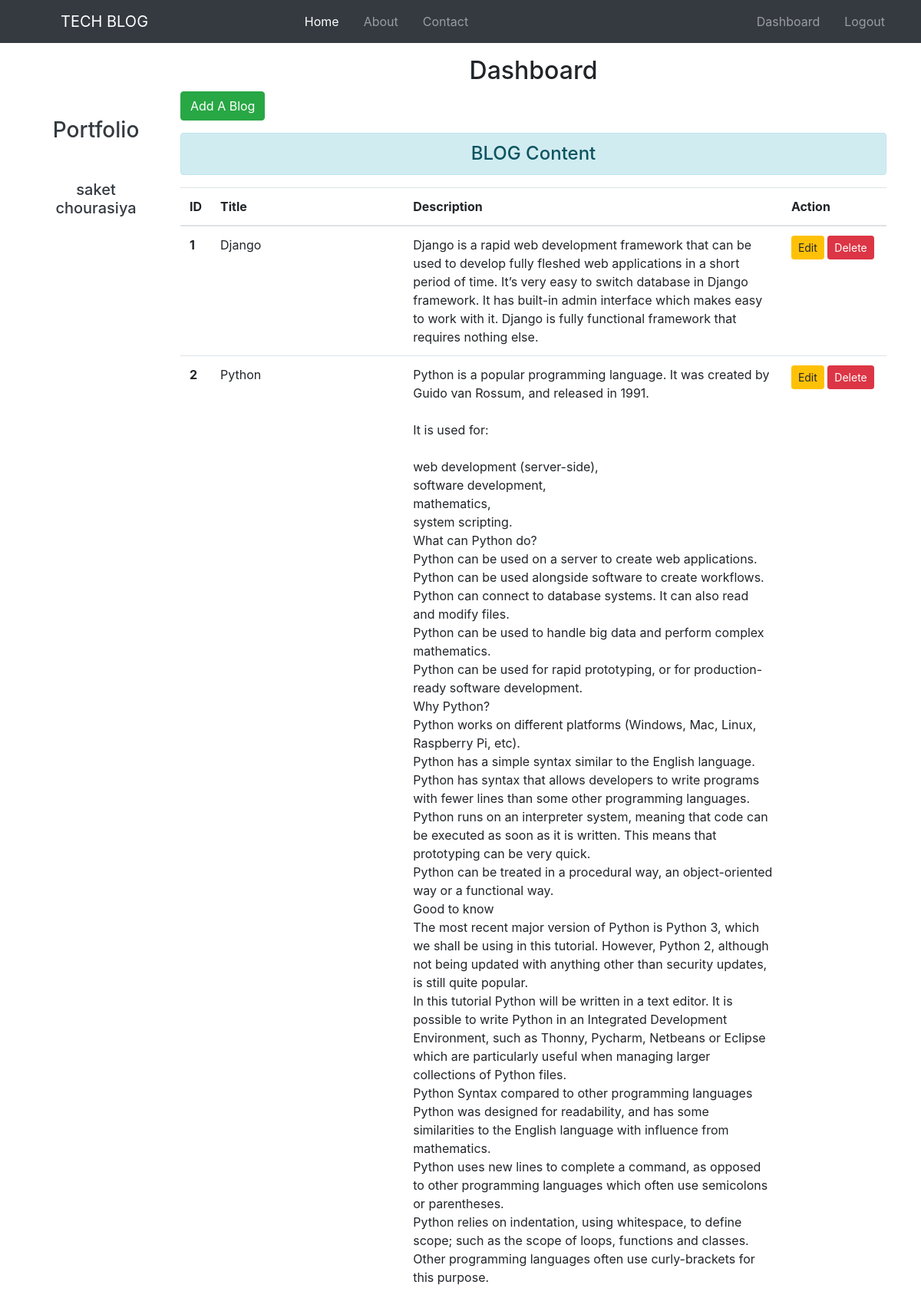
The page /dashboard/ (signed in) on the database its author committed.
### blog/models.py (models this page shows, shortened)
class Blog(models.Model):
    title = models.CharField(max_length=200)
    cont = models.TextField()
    author = models.ForeignKey(Author, on_delete=models.CASCADE, related_name='blogs')

### blog/views.py (the view)
# urls.py: path('dashboard/',views.dashboard, name="dashboard"),
def dashboard(request):
    if request.user.is_authenticated:
        user = request.user
        full_name = user.get_full_name()
        gps = user.groups.all()
        blogs = Blog.objects.filter(author__user=user)
        return render(request, 'blog/dashboard.html', {'blogs': blogs, 'full_name': full_name, 'groups': gps})
    else:
        return HttpResponseRedirect('/login/')

### blog/templates/blog/dashboard.html (shortened to what this page needs)
{% extends 'blog/base.html' %}
{% load static %}
{% block side %}
<div class="col-sm-2 text-dark my-5 text-center">
    <h3 class="my-5">Portfolio</h3>
    <h5>{{ full_name }}</h5>
</div>
{% endblock side %}
{% block content %}
    <div class="col-sm-10 mt-3">
        <h2 class="text-center">Dashboard</h2>
        <a class="btn btn-success" href="{% url 'addblog' %}">Add A Blog</a>
        <h4 class="text-center alert alert-info mt-3"> BLOG Content</h4>
        {% if blogs %}
            <table class="table table-hover bg-white">
                <thead>
                    <tr class="">
                        <th scope="col" style="width:2%">ID</th>
                        <th scope="col" style="width:28%">Title</th>
                        <th scope="col" style="width:55%">Description</th>
                        <th scope="col" style="width:15%">Action</th>
                    </tr>
                </thead>
                <tbody>
                    {% for blg in blogs %}
                        <tr>
                            <th scope = "row">{{ blg.id }}</th>
                            <td>{{ blg.title }}</td>
                            <td>{{ blg.cont|linebreaksbr }}</td>
                            <td><a href="{% url 'updateblog' blg.id %}" class="btn btn-warning btn-sm">Edit</a>
                                {% if perms.blog.delete_blog %}
                                <form action='{% url "deleteblog" blg.id %}' method="post" class="d-inline"> {% csrf_token %}
                                <input type="submit" class="btn btn-danger btn-sm" value="Delete">
                               </form>
                               {% endif %}
                            </td>
                        </tr>
                    {% endfor %}
                </tbody>
            </table>
        {% else %}
        <h4 class="text-center alert alert-warning">NO Records!</h4>
        {% endif %}
{% endblock content %}

### blog/static/blog/css/style.css (style rules this page uses)
.bg-white { background-color: #FFFFFF; }

### rows shown on the page
Blog: id "1", title "Django", cont "Django is a rapid web development framework that can be used to develop fully fleshed web applications in a short period of time. It’s very easy to switch database in Django framework. It has built-in admin interface which makes easy to work with it. Django is fully functional framework that requires nothing else."
Blog: id "2", title "Python", cont "Python is a popular programming language. It was created by Guido van Rossum, and released in 1991. It is used for: web development (server-side), software development, mathematics, system scripting. What can Python do? Python can be used on a server to create web applications. Python can be used alongside software to create workflows. Python can connect to database systems. It can also read and modify files. Python can be used to handle big data and perform complex mathematics. Python can be used for rapid prototyping, or for production-ready software development. Why Python? Python works on different platforms (Windows, Mac, Linux, Raspberry Pi, etc). Python has a simple syntax similar to…"

### other values the page prints
{{ full_name }} "saket chourasiya"
